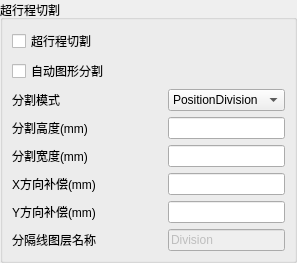
              <widget class="QWidget" name="page_OverLengthCut">
               <layout class="QGridLayout" name="gridLayout_11">
                <property name="leftMargin">
                 <number>0</number>
                </property>
                <property name="topMargin">
                 <number>0</number>
                </property>
                <property name="rightMargin">
                 <number>0</number>
                </property>
                <property name="bottomMargin">
                 <number>0</number>
                </property>
                <item row="0" column="0">
                 <widget class="QGroupBox" name="groupBox_OverLengthCut">
                  <property name="title">
                   <string>超行程切割</string>
                  </property>
                  <layout class="QFormLayout" name="formLayout_28">
                   <item row="0" column="0">
                    <widget class="QCheckBox" name="checkBox_OverLengthCut_OverLengthCut">
                     <property name="text">
                      <string>超行程切割</string>
                     </property>
                    </widget>
                   </item>
                   <item row="1" column="0">
                    <widget class="QCheckBox" name="checkBox_OverLengthCut_AutoDivision">
                     <property name="text">
                      <string>自动图形分割</string>
                     </property>
                    </widget>
                   </item>
                   <item row="2" column="0">
                    <widget class="QLabel" name="label_189">
                     <property name="minimumSize">
                      <size>
                       <width>150</width>
                       <height>0</height>
                      </size>
                     </property>
                     <property name="maximumSize">
                      <size>
                       <width>150</width>
                       <height>16777215</height>
                      </size>
                     </property>
                     <property name="text">
                      <string>分割模式</string>
                     </property>
                    </widget>
                   </item>
                   <item row="2" column="1">
                    <widget class="QComboBox" name="comboBox_OverLengthCut_DivisionMode">
                     <item>
                      <property name="text">
                       <string>PositionDivision</string>
                      </property>
                     </item>
                    </widget>
                   </item>
                   <item row="3" column="0">
                    <widget class="QLabel" name="label_194">
                     <property name="text">
                      <string>分割高度(mm)</string>
                     </property>
                    </widget>
                   </item>
                   <item row="3" column="1">
                    <widget class="QLineEdit" name="lineEdit_OverLengthCut_DivisionHeight"/>
                   </item>
                   <item row="4" column="0">
                    <widget class="QLabel" name="label_197">
                     <property name="text">
                      <string>分割宽度(mm)</string>
                     </property>
                    </widget>
                   </item>
                   <item row="4" column="1">
                    <widget class="QLineEdit" name="lineEdit_OverLengthCut_DivisionWidth"/>
                   </item>
                   <item row="5" column="0">
                    <widget class="QLabel" name="label_203">
                     <property name="minimumSize">
                      <size>
                       <width>0</width>
                       <height>20</height>
                      </size>
                     </property>
                     <property name="text">
                      <string>X方向补偿(mm)</string>
                     </property>
                    </widget>
                   </item>
                   <item row="5" column="1">
                    <widget class="QLineEdit" name="lineEdit_OverLengthCut_CompensateX"/>
                   </item>
                   <item row="6" column="0">
                    <widget class="QLabel" name="label_205">
                     <property name="text">
                      <string>Y方向补偿(mm)</string>
                     </property>
                    </widget>
                   </item>
                   <item row="6" column="1">
                    <widget class="QLineEdit" name="lineEdit_OverLengthCut_CompensateY"/>
                   </item>
                   <item row="7" column="0">
                    <widget class="QLabel" name="label_206">
                     <property name="minimumSize">
                      <size>
                       <width>0</width>
                       <height>20</height>
                      </size>
                     </property>
                     <property name="text">
                      <string>分隔线图层名称</string>
                     </property>
                    </widget>
                   </item>
                   <item row="7" column="1">
                    <widget class="QLineEdit" name="lineEdit_OverLengthCut_LayerName">
                     <property name="enabled">
                      <bool>false</bool>
                     </property>
                     <property name="minimumSize">
                      <size>
                       <width>0</width>
                       <height>20</height>
                      </size>
                     </property>
                     <property name="toolTip">
                      <string/>
                     </property>
                     <property name="statusTip">
                      <string/>
                     </property>
                     <property name="whatsThis">
                      <string/>
                     </property>
                     <property name="accessibleName">
                      <string/>
                     </property>
                     <property name="accessibleDescription">
                      <string/>
                     </property>
                     <property name="text">
                      <string notr="true">Division</string>
                     </property>
                    </widget>
                   </item>
                  </layout>
                 </widget>
                </item>
               </layout>
              </widget>
